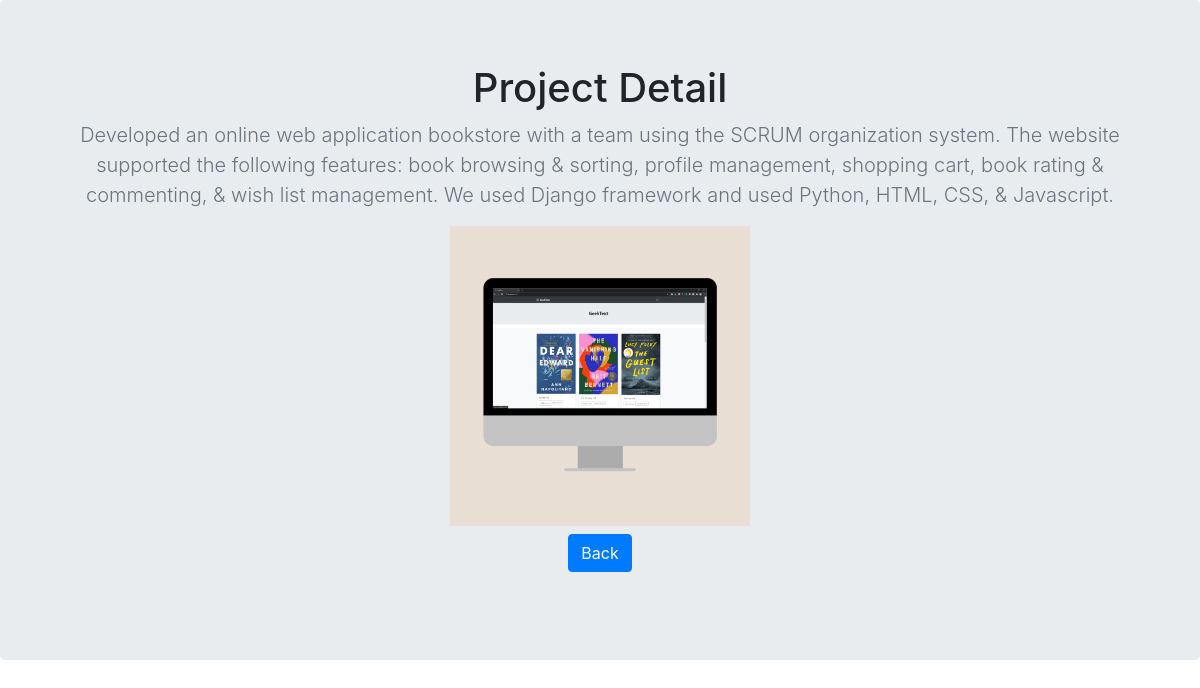
/projects/1, run on the app's committed database.
### projects/models.py (models this page shows, shortened)
class Project(models.Model):
    title = models.CharField(max_length=200, default='Project Title')
    image = models.ImageField(upload_to='images/')
    summary = models.CharField(max_length=500)

### projects/views.py (the view)
# urls.py: path('projects/<int:project_id>', projects.views.detail, name='detail'),
def detail(request, project_id):
    project_detail = get_object_or_404(Project, pk=project_id)
    return render(request, 'projects/detail.html', {'project': project_detail})

### projects/templates/projects/detail.html (shortened to what this page needs)
<!doctype html>
<html lang="en">
  <head>
    <link rel="stylesheet" href="https://stackpath.bootstrapcdn.com/bootstrap/4.5.0/css/bootstrap.min.css">
  </head>
  <body>
    <main role="main">
      <section class="jumbotron text-center">
        <div class="container">
          <h1 class="jumbotron-heading">Project Detail</h1>
          <p class="lead text-muted">{{ project.summary }}</p>
          <img src="{{ project.image.url }}" height="300" />
          <p>
            <a href="{% url 'home' %}" class="btn btn-primary my-2">Back</a>
          </p>
        </div>
      </section>
    </main>
  </body>
</html>

### data on the page
Project: summary "Developed an online web application bookstore with a team using the SCRUM organization system. The website supported the following features: book browsing & sorting, profile management, shopping cart, book rating & commenting, & wish list management. We used Django framework and used Python, HTML, CSS, & Javascript.", image (picture)
